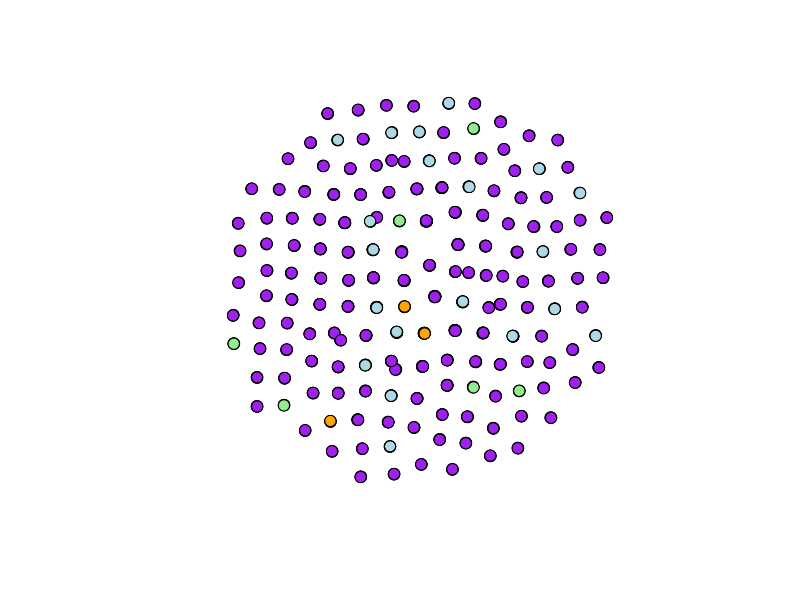
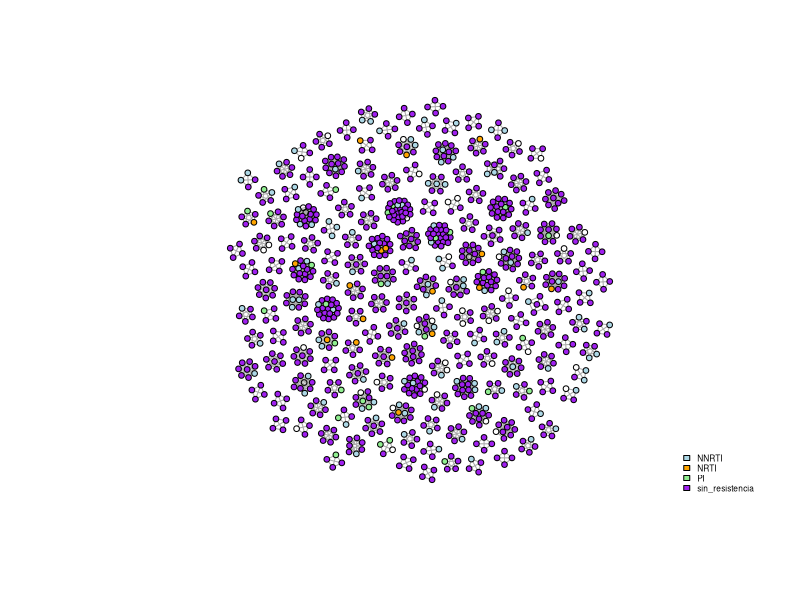
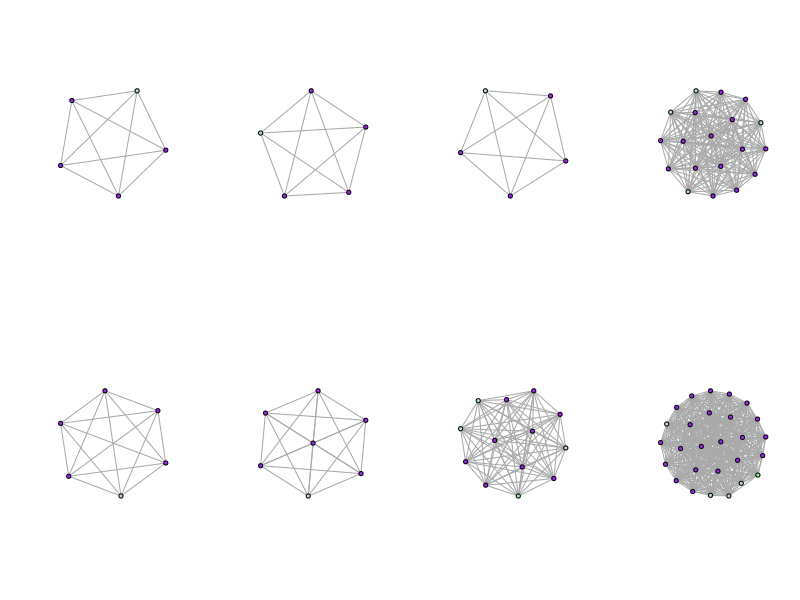
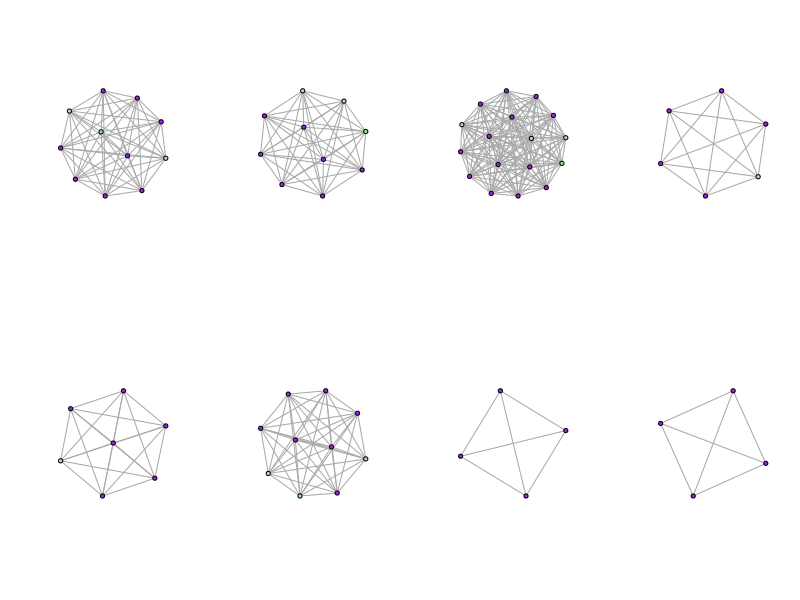
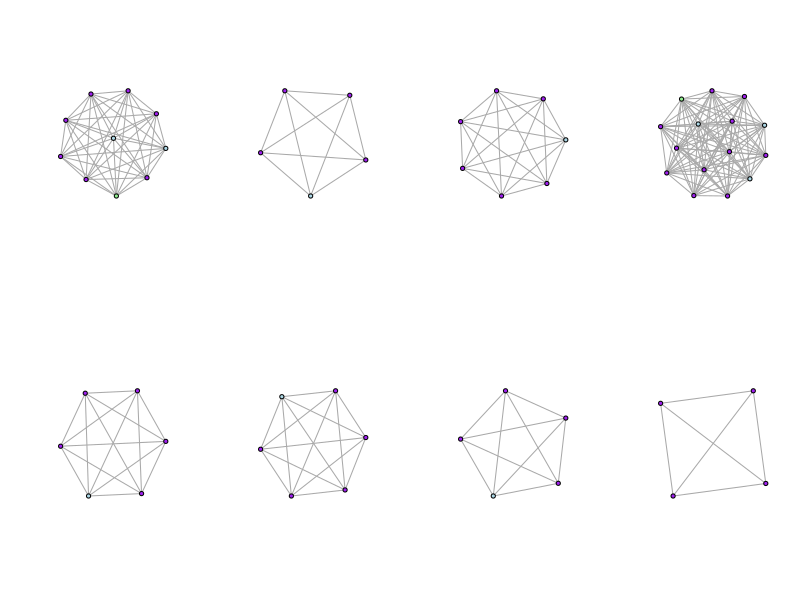
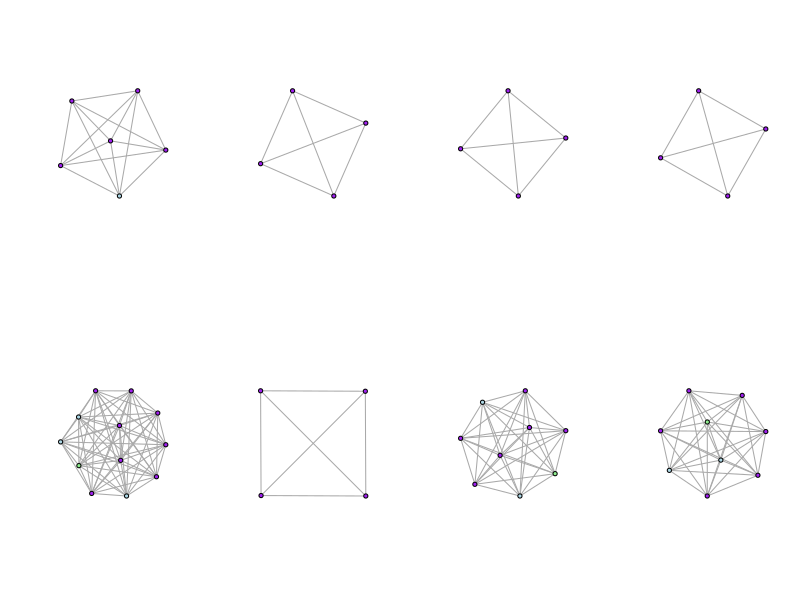
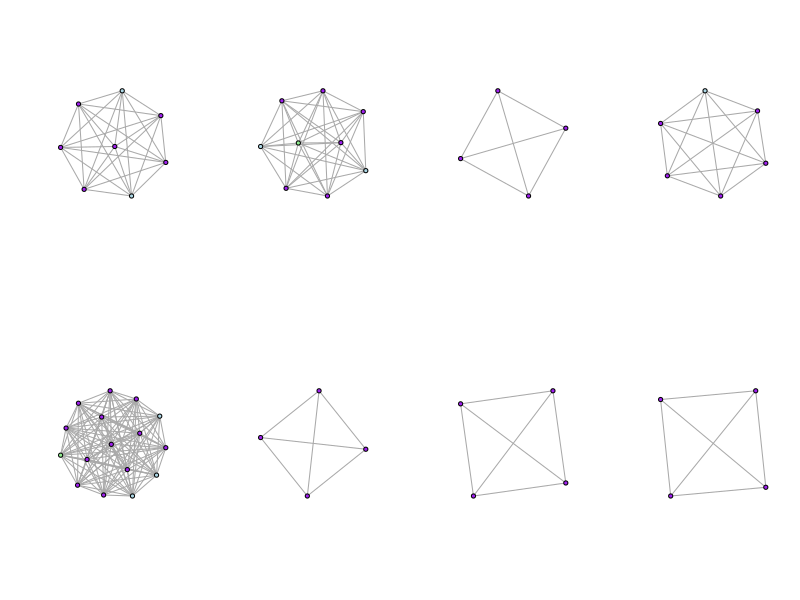
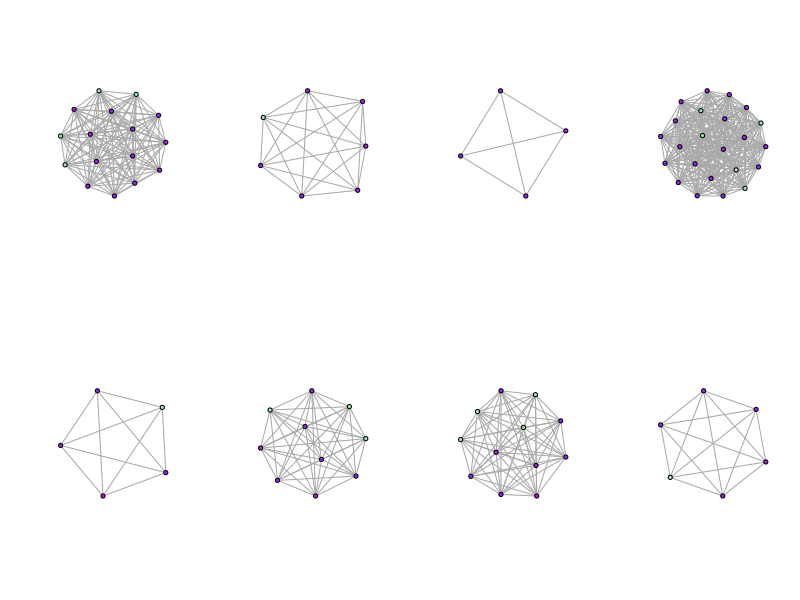

Recreate these plots in R, in order.

library(igraph)
library(dplyr)

vih_data<-read.csv("vih_red_completa.csv")

#modificar la base de datos para corregir un error#

library(tidyverse)
vih_data_r <- vih_data$resistencia=="Sin resistencia"
vih_data$resistencia[vih_data_r] <- "sin_resistencia"

conexiones <- vih_data %>%
  filter(cluster_id != 0 & cd4_a < 200) %>%    # Seleccionamos solo aquellos en clusters y con conteo de linfocitos CD4  mayor a 500
  group_by(cluster_id) %>%      # Agrupamos mediante este criterio
  filter(n() >= 4) %>%          # Excluye clusters con menos de 4 individuos
  summarise(pares = list(combn(id_muestra, 2, simplify = F))) %>% 
            # Nuevo df, "pares" que contiene las combinaciones del id según su cluster
  tidyr::unnest(pares) %>%  # Deshanida la lista anterior para que igraph pueda leerla
  mutate(from = sapply(pares, `[[`, 1),      # Genera dos nuevas columnas "from" y "to" 
         to   = sapply(pares, `[[`, 2)) %>%  # señalando de dónde sale y a dónde llega 
  select(from, to)            # Se descarta la columna "pares"

colores  <- c("NNRTI" = "lightblue", "NRTI"="orange", 
              "PI"="lightgreen", "sin_resistencia"="purple")

g <- graph_from_data_frame(conexiones, directed = F)

plot(g, vertex.label = NA,  vertex.size  = 6, 
     vertex.color = colores[vih_data$resistencia])

vcount(g) # Número de nodos
ecount(g) # Número de conexiones

# Tabla de datos limpia con los datos que vamos a utilizar #

columnas_non <- c("colonia", "municipio", "cp", "seguridad_social") #crear un nuevo 
#objeto en el que indiquemos las columnas que no necesitamos#

vih_data_limpia <-vih_data[, !names(vih_data) %in% columnas_non] #para no modificar 
#nuestra base de datos original, creamos una nueva tabla, ahí indicamos de donde va 
#a tomar los datos de las columnas a borrar#

#haremos la comparación de edad con varias categorías, así que vamos a eliminar 
#aquellos datos que no tengan edad para que quede mejor la tabla#

vih_data_limpia <- vih_data_limpia[vih_data_limpia$edad != "", ]
#en la tabla no hay "0" o "NA", son simplemente espacios vacíos, por lo que en la 
#base de datos limpia vamos a indicar de que columna queremos eliminar esos espacios
#vacíos#

# Comparación de los datos obtenidos de la base de datos #

################################################################################

write_graph(g, "red_VIHP1.graphml", format = "graphml") 
# Exportar para visualizar en Cytoscape pero no sirvió


###############################################################################

conexiones_buena <- vih_data_limpia %>%
  filter(cluster_id != 0 & cd4_a < 200) %>%    # Seleccionamos solo aquellos en clusters y con conteo de linfocitos CD4  mayor a 500
  group_by(cluster_id) %>%      # Agrupamos mediante este criterio
  filter(n() >= 4) %>%          # Excluye clusters con menos de 4 individuos
  summarise(pares = list(combn(id_muestra, 2, simplify = F))) %>% 
  # Nuevo df, "pares" que contiene las combinaciones del id según su cluster
  tidyr::unnest(pares) %>%  # Deshanida la lista anterior para que igraph pueda leerla
  mutate(from = sapply(pares, `[[`, 1),      # Genera dos nuevas columnas "from" y "to" 
         to   = sapply(pares, `[[`, 2)) %>%  # señalando de dónde sale y a dónde llega 
  select(from, to)            # Se descarta la columna "pares"


g2 <- graph_from_data_frame(conexiones_buena, directed = F)

vcount(g2) ## corroborar si se hizo bien la base 

############## graficar completo ###############3

layout <- layout_with_graphopt(g2, niter  = 15000, charge = 0.08)


plot(g2,
     vertex.label = NA,
     vertex.size = 3,
     vertex.color = colores[vih_data_limpia$resistencia],
     layout = layout)

legend("bottomright",
       legend = names(colores),
       fill   = colores,
       cex    = 0.5,
       bty    = "n")


########### graficar por clusters  ##############

par(mfrow = c(2, 4))

subg <- decompose(g2)

for (sg in subg) {
  plot(sg, vertex.label = NA,  vertex.size  = 8, 
       vertex.color = colores[vih_data_limpia$resistencia])
}

legend("bottomright",
       legend = names(colores),
       fill   = colores,
       cex    = 0.5,
       bty    = "n")

par(mfrow = c(1, 1))

###################################################################################

library(ggplot2)


ggplot(vih_data_limpia, aes(x = edad_rango, y = cv)) +
  geom_boxplot()

ggplot(vih_data_limpia, aes(x = edad_rango, y = cd4_a)) +
  geom_boxplot()
